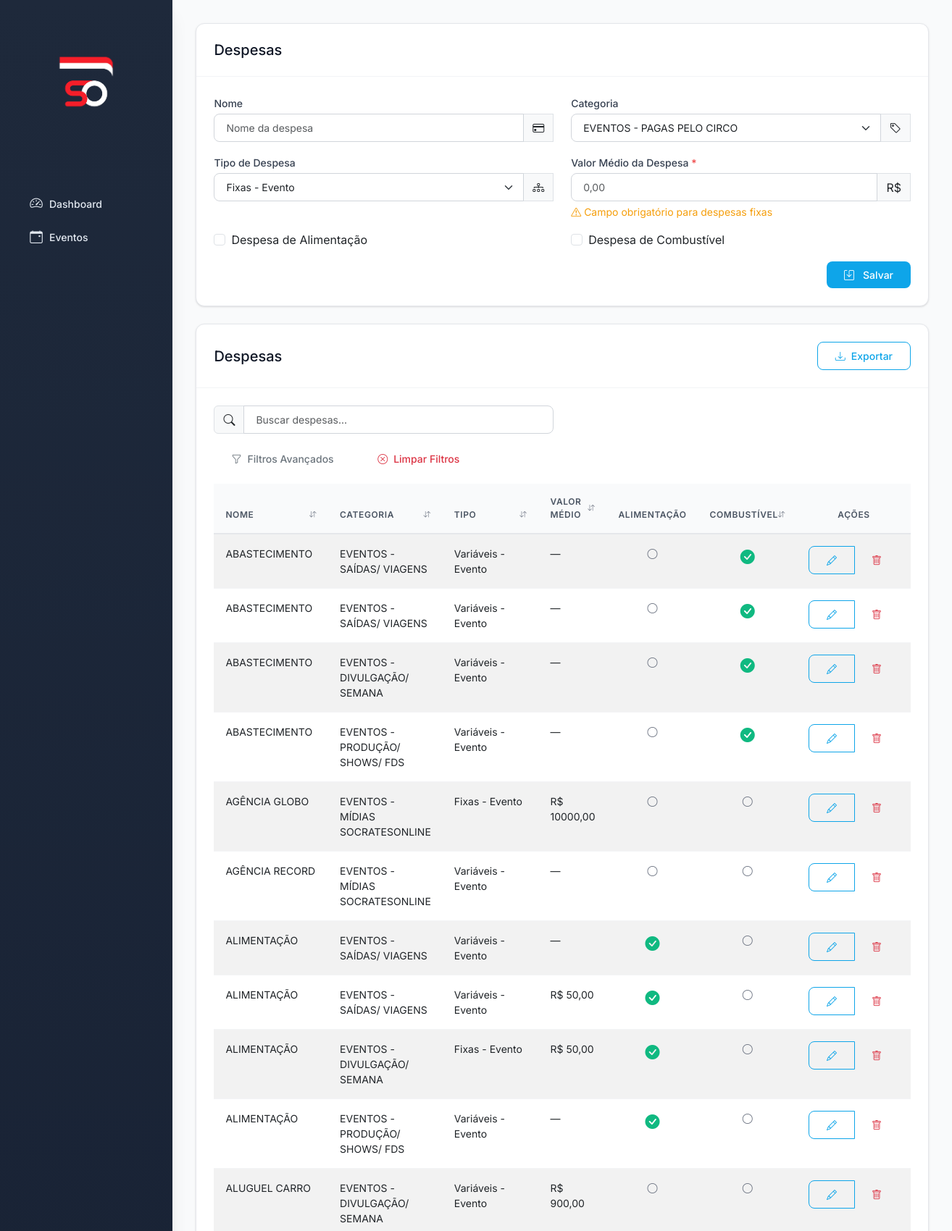
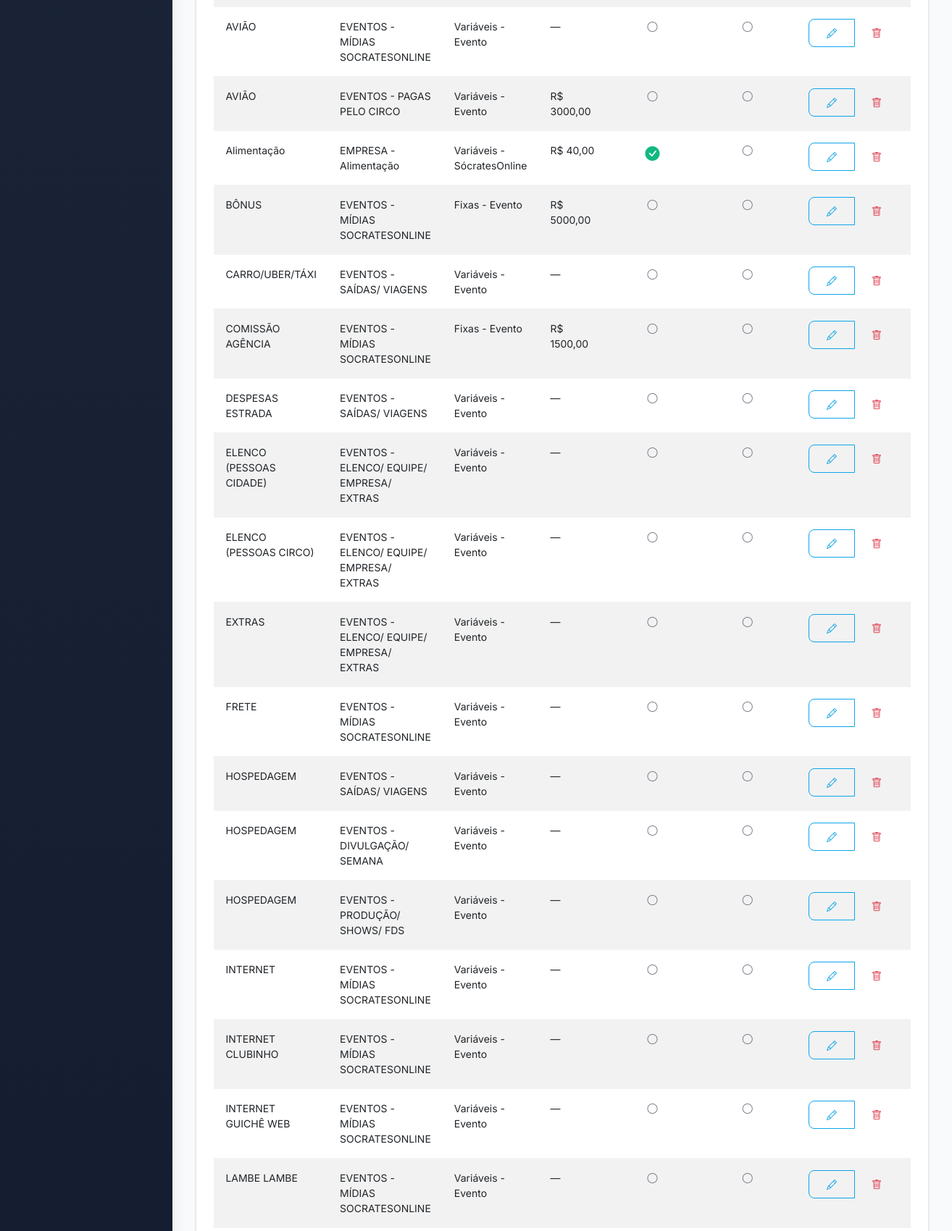
The page /cadastros/despesas (upper part) on the database its author committed (2 pictures, top to bottom).
### models.py (models this page shows, shortened)
class Despesa(db.Model):
    __tablename__ = 'despesa'
    id_despesa = db.Column(db.Integer, primary_key=True)
    nome = db.Column(db.String, nullable=False)
    id_categoria_despesa = db.Column(db.Integer, db.ForeignKey('categoria_despesa.id_categoria_despesa'))
    id_tipo_despesa = db.Column(db.Integer, nullable=False, default=1)  # 1=Fixas-Evento, 2=Variáveis-Evento, 3=Fixas-SócratesOnline, 4=Variáveis-SócratesOnline
    valor_medio_despesa = db.Column(db.Numeric(10, 2))
    flag_alimentacao = db.Column(db.Boolean, nullable=False, default=False)
    flag_combustivel = db.Column(db.Boolean, nullable=False, default=False)
    despesa_eventos = db.relationship('DespesaEvento', back_populates='despesa')
    @property
    def tipo_nome(self):
        return TIPOS_DESPESA.get(self.id_tipo_despesa, 'Tipo não definido')

class CategoriaDespesa(db.Model):
    __tablename__ = 'categoria_despesa'
    id_categoria_despesa = db.Column(db.Integer, primary_key=True)
    nome = db.Column(db.String, nullable=False)
    despesas = db.relationship('Despesa', backref='categoria')

### app.py (the view, shortened to what this page needs)
@app.route('/cadastros/despesas', methods=['GET', 'POST'])
def cadastrar_despesa():
    categorias_existentes = CategoriaDespesa.query.all()
    if not categorias_existentes:
        flash('É necessário cadastrar pelo menos uma categoria de despesa antes de cadastrar despesas.', 'warning')
        return redirect(url_for('cadastrar_categoria_despesa'))
    form = DespesaForm()
    form.id_categoria_despesa.choices = [(c.id_categoria_despesa, c.nome) for c in categorias_existentes]
    despesas = Despesa.query.order_by(Despesa.nome).all()
    return render_template('despesas.html', form=form, despesas=despesas)

### forms.py (shortened to what this page needs)
class DespesaForm(FlaskForm):
    nome = StringField('Nome', validators=[InputRequired()])
    id_categoria_despesa = SelectField('Categoria', coerce=int)
    id_tipo_despesa = SelectField('Tipo de Despesa', coerce=int, choices=[
        (1, 'Fixas - Evento'),
        (2, 'Variáveis - Evento'),
        (3, 'Fixas - SócratesOnline'),
        (4, 'Variáveis - SócratesOnline')
    ], validators=[InputRequired()])
    valor_medio_despesa = StringField('Valor Médio da Despesa')
    flag_alimentacao = BooleanField('Despesa de Alimentação', default=False)
    flag_combustivel = BooleanField('Despesa de Combustível', default=False)

### templates/despesas.html (shortened to what this page needs)
{% extends 'base.html' %}
{% block content %}
{% if not form.id_categoria_despesa.choices or form.id_categoria_despesa.choices|length == 0 %}
<div class="alert alert-warning d-flex align-items-center" role="alert">
    <i class="bi bi-exclamation-triangle-fill me-2"></i>
    <div>
        <strong>Atenção!</strong> É necessário cadastrar pelo menos uma categoria de despesa antes de poder cadastrar despesas.
        <a href="{{ url_for('cadastrar_categoria_despesa') }}" class="btn btn-sm btn-outline-warning ms-2">
            <i class="bi bi-plus me-1"></i>Cadastrar Categoria
        </a>
    </div>
</div>
{% else %}
<div class="card mb-4">
    <div class="card-header d-flex justify-content-between align-items-center">
        <h5 class="mb-0">Despesas</h5>
    </div>
    <div class="card-body">
        <form method="POST" class="needs-validation" novalidate>
            <div class="row">
                <div class="col-md-6 mb-3">
                    {{ form.nome.label(class="form-label") }}
                    <div class="input-group">
                        {{ form.nome(class="form-control", placeholder="Nome da despesa", required=true) }}
                        <span class="input-group-text"><i class="bi bi-credit-card"></i></span>
                    </div>
                </div>
                <div class="col-md-6 mb-3">
                    {{ form.id_categoria_despesa.label(class="form-label") }}
                    <div class="input-group">
                        {{ form.id_categoria_despesa(class="form-select", required=true) }}
                        <span class="input-group-text"><i class="bi bi-tag"></i></span>
                    </div>
                </div>
            </div>
            <div class="row">
                <div class="col-md-6 mb-3">
                    {{ form.id_tipo_despesa.label(class="form-label") }}
                    <div class="input-group">
                        {{ form.id_tipo_despesa(class="form-select", required=true, id="id_tipo_despesa") }}
                        <span class="input-group-text"><i class="bi bi-diagram-3"></i></span>
                    </div>
                </div>
                <div class="col-md-6 mb-3">
                    <label for="valor_medio_despesa" class="form-label">
                        Valor Médio da Despesa
                        <span class="text-danger" id="required-indicator" style="display: none;">*</span>
                    </label>
                    <div class="input-group">
                        {{ form.valor_medio_despesa(class="form-control", placeholder="0,00", id="valor_medio_despesa") }}
                        <span class="input-group-text">R$</span>
                    </div>
                    <div class="form-text">
                        <span id="valor-required-text" style="display: none;" class="text-warning">
                            <i class="bi bi-exclamation-triangle"></i> Campo obrigatório para despesas fixas
                        </span>
                    </div>
                </div>
            </div>
            <div class="row">
                <div class="col-md-6 mb-3">
                    <div class="form-check">
                        {{ form.flag_alimentacao(class="form-check-input") }}
                        {{ form.flag_alimentacao.label(class="form-check-label") }}
                    </div>
                </div>
                <div class="col-md-6 mb-3">
                    <div class="form-check">
                        {{ form.flag_combustivel(class="form-check-input") }}
                        {{ form.flag_combustivel.label(class="form-check-label") }}
                    </div>
                </div>
            </div>
            <div class="d-flex justify-content-end">
                <button type="submit" class="btn btn-primary">
                    <i class="bi bi-save me-2"></i>Salvar
                </button>
            </div>
        </form>
    </div>
</div>
{% endif %}
<div class="card">
    <div class="card-header d-flex justify-content-between align-items-center">
        <h5 class="mb-0">Despesas</h5>
        <div>
            <button class="btn btn-sm btn-outline-primary" id="btnExportar">
                <i class="bi bi-download me-1"></i>Exportar
            </button>
        </div>
    </div>
    <div class="card-body">
        {% if despesas %}
        <div class="row mb-3">
            <div class="col-md-6">
                <div class="input-group">
                    <span class="input-group-text"><i class="bi bi-search"></i></span>
                    <input type="text" class="form-control" id="searchInput" placeholder="Buscar despesas..." onkeyup="searchTable()">
                </div>
            </div>
        </div>
        <div class="table-responsive">
            <table class="table table-hover table-striped sortable-table" id="despesasTable">
                <thead>
                    <tr>
                        <th>Nome</th>
                        <th>Categoria</th>
                        <th>Tipo</th>
                        <th>Valor Médio</th>
                        <th class="text-center">Alimentação</th>
                        <th class="text-center">Combustível</th>
                        <th class="text-center no-sort" style="width: 150px;">Ações</th>
                    </tr>
                </thead>
                <tbody>
                    {% for d in despesas %}
                    <tr>
                        <td>{{ d.nome }}</td>
                        <td>{{ d.categoria.nome if d.categoria else '—' }}</td>
                        <td>{{ d.tipo_nome }}</td>
                        <td>
                            {% if d.valor_medio_despesa %}
                                R$ {{ "%.2f"|format(d.valor_medio_despesa)|replace('.', ',') }}
                            {% else %}
                                —
                            {% endif %}
                        </td>
                        <td class="text-center">
                            {% if d.flag_alimentacao %}
                                <i class="bi bi-check-circle-fill text-success fs-5" title="Despesa de Alimentação"></i>
                            {% else %}
                                <i class="bi bi-circle text-muted" title="Não é despesa de alimentação"></i>
                            {% endif %}
                        </td>
                        <td class="text-center">
                            {% if d.flag_combustivel %}
                                <i class="bi bi-check-circle-fill text-success fs-5" title="Despesa de Combustível"></i>
                            {% else %}
                                <i class="bi bi-circle text-muted" title="Não é despesa de combustível"></i>
                            {% endif %}
                        </td>
                        <td class="text-center">
                            <div class="btn-group" role="group">
                                <a href="{{ url_for('editar_despesa', id=d.id_despesa) }}" class="btn btn-sm btn-outline-primary" title="Editar">
                                    <i class="bi bi-pencil"></i>
                                </a>
                                <a href="{{ url_for('excluir_despesa', id=d.id_despesa) }}" class="btn btn-sm btn-outline-danger"
                                   onclick="return confirm('Tem certeza que deseja excluir esta despesa?')" title="Excluir">
                                    <i class="bi bi-trash"></i>
                                </a>
                            </div>
                        </td>
                    </tr>
                    {% endfor %}
                </tbody>
            </table>
        </div>
        {% else %}
        <div class="alert alert-info">
            <i class="bi bi-info-circle me-2"></i>Nenhuma despesa cadastrada.
        </div>
        {% endif %}
    </div>
</div>
{% endblock %}

### static/style-modern.css (style rules this page uses)
:root { --primary-900: #0f172a; --primary-800: #1e293b; --primary-700: #334155; --primary-600: #475569; --primary-500: #64748b; --primary-400: #94a3b8; --primary-300: #cbd5e1; --primary-200: #e2e8f0; --primary-100: #f1f5f9; --primary-50: #f8fafc; --accent: #0ea5e9; --accent-light: #38bdf8; --accent-dark: #0284c7; --accent-50: #f0f9ff; --accent-100: #e0f2fe; --gray-50: #f9fafb; --gray-100: #f3f4f6; --gray-200: #e5e7eb; --gray-300: #d1d5db; --gray-400: #9ca3af; --gray-500: #6b7280; --gray-600: #4b5563; --gray-700: #374151; --gray-800: #1f2937; --gray-900: #111827; --success-light: #d1fae5; --success: #10b981; --success-dark: #059669; --warning-light: #fed7aa; --warning: #f59e0b; --warning-dark: #d97706; --danger-light: #fee2e2; --danger: #ef4444; --danger-dark: #dc2626; --info-light: #dbeafe; --info: #3b82f6; --info-dark: #2563eb; --spacing-xs: 0.25rem; --spacing-sm: 0.5rem; --spacing-md: 1rem; --spacing-lg: 1.5rem; --spacing-xl: 2rem; --spacing-2xl: 3rem; --font-sans: 'Inter', -apple-system, BlinkMacSystemFont, 'Segoe UI', 'Roboto', sans-serif; --font-size-xs: 0.75rem; --font-size-sm: 0.875rem; --font-size-base: 1rem; --font-size-lg: 1.125rem; --font-size-xl: 1.25rem; --font-size-2xl: 1.5rem; --font-size-3xl: 1.875rem; --radius-sm: 0.375rem; --radius-md: 0.5rem; --radius-lg: 0.75rem; --radius-xl: 1rem; --radius-2xl: 1.5rem; --radius-full: 9999px; --shadow-xs: 0 1px 2px 0 rgb(0 0 0 / 0.05); --shadow-sm: 0 1px 3px 0 rgb(0 0 0 / 0.1), 0 1px 2px -1px rgb(0 0 0 / 0.1); --shadow-md: 0 4px 6px -1px rgb(0 0 0 / 0.1), 0 2px 4px -2px rgb(0 0 0 / 0.1); --shadow-lg: 0 10px 15px -3px rgb(0 0 0 / 0.1), 0 4px 6px -4px rgb(0 0 0 / 0.1); --shadow-xl: 0 20px 25px -5px rgb(0 0 0 / 0.1), 0 8px 10px -6px rgb(0 0 0 / 0.1); --transition-fast: 150ms cubic-bezier(0.4, 0, 0.2, 1); --transition-base: 250ms cubic-bezier(0.4, 0, 0.2, 1); --transition-slow: 350ms cubic-bezier(0.4, 0, 0.2, 1); --z-base: 0; --z-dropdown: 10; --z-sticky: 20; --z-fixed: 30; --z-modal-backdrop: 40; --z-modal: 50; --z-popover: 60; --z-tooltip: 70; }
* { box-sizing: border-box; }
body { font-family: var(--font-sans); font-size: var(--font-size-base); line-height: 1.5; color: var(--gray-700); background-color: var(--gray-50); -webkit-font-smoothing: antialiased; -moz-osx-font-smoothing: grayscale; }
.card { background: white; border: 1px solid var(--gray-200); border-radius: var(--radius-lg); box-shadow: var(--shadow-sm); margin-bottom: var(--spacing-lg); transition: all var(--transition-base); }
.card-header { background: transparent; border-bottom: 1px solid var(--gray-100); padding: var(--spacing-lg); font-weight: 600; font-size: var(--font-size-lg); color: var(--gray-900); }
.card-body { padding: var(--spacing-lg); }
.btn { padding: var(--spacing-sm) var(--spacing-lg); border-radius: var(--radius-md); font-weight: 500; font-size: var(--font-size-sm); transition: all var(--transition-fast); border: none; display: inline-flex; align-items: center; gap: var(--spacing-xs); cursor: pointer; }
.btn-primary { background-color: var(--accent); color: white; }
.btn-outline-primary { background-color: transparent; color: var(--accent); border: 1.5px solid var(--accent); }
.form-control, .form-select { border: 1.5px solid var(--gray-300); border-radius: var(--radius-md); padding: var(--spacing-sm) var(--spacing-md); font-size: var(--font-size-sm); transition: all var(--transition-fast); background-color: white; }
.form-label { font-weight: 500; color: var(--gray-700); margin-bottom: var(--spacing-xs); font-size: var(--font-size-sm); }
.table { border-collapse: separate; border-spacing: 0; }
.table thead th { background-color: var(--gray-50); font-weight: 600; text-transform: uppercase; font-size: var(--font-size-xs); letter-spacing: 0.05em; color: var(--gray-600); padding: var(--spacing-md); border-bottom: 2px solid var(--gray-200); }
.table tbody td { padding: var(--spacing-md); border-bottom: 1px solid var(--gray-100); font-size: var(--font-size-sm); }
.text-success { color: var(--success) !important; }
.text-danger { color: var(--danger) !important; }
.text-warning { color: var(--warning) !important; }
.text-muted { color: var(--gray-500) !important; }

### rows shown on the page
Despesa: nome "ABASTECIMENTO", categoria "EVENTOS - SAÍDAS/ VIAGENS", tipo_nome "Variáveis - Evento", flag_alimentacao False (drawn), flag_combustivel True (drawn)
Despesa: nome "ABASTECIMENTO", categoria "EVENTOS - SAÍDAS/ VIAGENS", tipo_nome "Variáveis - Evento", flag_alimentacao False (drawn), flag_combustivel True (drawn)
Despesa: nome "ABASTECIMENTO", categoria "EVENTOS - DIVULGAÇÃO/ SEMANA", tipo_nome "Variáveis - Evento", flag_alimentacao False (drawn), flag_combustivel True (drawn)
Despesa: nome "ABASTECIMENTO", categoria "EVENTOS - PRODUÇÃO/ SHOWS/ FDS", tipo_nome "Variáveis - Evento", flag_alimentacao False (drawn), flag_combustivel True (drawn)
Despesa: nome "AGÊNCIA GLOBO", categoria "EVENTOS - MÍDIAS SOCRATESONLINE", tipo_nome "Fixas - Evento", valor_medio_despesa "10000,00", flag_alimentacao False (drawn), flag_combustivel False (drawn)
Despesa: nome "AGÊNCIA RECORD", categoria "EVENTOS - MÍDIAS SOCRATESONLINE", tipo_nome "Variáveis - Evento", flag_alimentacao False (drawn), flag_combustivel False (drawn)
Despesa: nome "ALIMENTAÇÃO", categoria "EVENTOS - SAÍDAS/ VIAGENS", tipo_nome "Variáveis - Evento", flag_alimentacao True (drawn), flag_combustivel False (drawn)
Despesa: nome "ALIMENTAÇÃO", categoria "EVENTOS - SAÍDAS/ VIAGENS", tipo_nome "Variáveis - Evento", valor_medio_despesa "50,00", flag_alimentacao True (drawn), flag_combustivel False (drawn)
Despesa: nome "ALIMENTAÇÃO", categoria "EVENTOS - DIVULGAÇÃO/ SEMANA", tipo_nome "Fixas - Evento", valor_medio_despesa "50,00", flag_alimentacao True (drawn), flag_combustivel False (drawn)
Despesa: nome "ALIMENTAÇÃO", categoria "EVENTOS - PRODUÇÃO/ SHOWS/ FDS", tipo_nome "Variáveis - Evento", flag_alimentacao True (drawn), flag_combustivel False (drawn)
Despesa: nome "ALUGUEL CARRO", categoria "EVENTOS - DIVULGAÇÃO/ SEMANA", tipo_nome "Variáveis - Evento", valor_medio_despesa "900,00", flag_alimentacao False (drawn), flag_combustivel False (drawn)
Despesa: nome "AVIÃO", categoria "EVENTOS - MÍDIAS SOCRATESONLINE", tipo_nome "Variáveis - Evento", flag_alimentacao False (drawn), flag_combustivel False (drawn)
Despesa: nome "AVIÃO", categoria "EVENTOS - PAGAS PELO CIRCO", tipo_nome "Variáveis - Evento", valor_medio_despesa "3000,00", flag_alimentacao False (drawn), flag_combustivel False (drawn)
Despesa: nome "Alimentação", categoria "EMPRESA - Alimentação", tipo_nome "Variáveis - SócratesOnline", valor_medio_despesa "40,00", flag_alimentacao True (drawn), flag_combustivel False (drawn)
Despesa: nome "BÔNUS", categoria "EVENTOS - MÍDIAS SOCRATESONLINE", tipo_nome "Fixas - Evento", valor_medio_despesa "5000,00", flag_alimentacao False (drawn), flag_combustivel False (drawn)
Despesa: nome "CARRO/UBER/TÁXI", categoria "EVENTOS - SAÍDAS/ VIAGENS", tipo_nome "Variáveis - Evento", flag_alimentacao False (drawn), flag_combustivel False (drawn)
Despesa: nome "COMISSÃO AGÊNCIA", categoria "EVENTOS - MÍDIAS SOCRATESONLINE", tipo_nome "Fixas - Evento", valor_medio_despesa "1500,00", flag_alimentacao False (drawn), flag_combustivel False (drawn)
Despesa: nome "DESPESAS ESTRADA", categoria "EVENTOS - SAÍDAS/ VIAGENS", tipo_nome "Variáveis - Evento", flag_alimentacao False (drawn), flag_combustivel False (drawn)
Despesa: nome "ELENCO (PESSOAS CIDADE)", categoria "EVENTOS - ELENCO/ EQUIPE/ EMPRESA/ EXTRAS", tipo_nome "Variáveis - Evento", flag_alimentacao False (drawn), flag_combustivel False (drawn)
Despesa: nome "ELENCO (PESSOAS CIRCO)", categoria "EVENTOS - ELENCO/ EQUIPE/ EMPRESA/ EXTRAS", tipo_nome "Variáveis - Evento", flag_alimentacao False (drawn), flag_combustivel False (drawn)
Despesa: nome "EXTRAS", categoria "EVENTOS - ELENCO/ EQUIPE/ EMPRESA/ EXTRAS", tipo_nome "Variáveis - Evento", flag_alimentacao False (drawn), flag_combustivel False (drawn)
Despesa: nome "FRETE", categoria "EVENTOS - MÍDIAS SOCRATESONLINE", tipo_nome "Variáveis - Evento", flag_alimentacao False (drawn), flag_combustivel False (drawn)
Despesa: nome "HOSPEDAGEM", categoria "EVENTOS - SAÍDAS/ VIAGENS", tipo_nome "Variáveis - Evento", flag_alimentacao False (drawn), flag_combustivel False (drawn)
Despesa: nome "HOSPEDAGEM", categoria "EVENTOS - DIVULGAÇÃO/ SEMANA", tipo_nome "Variáveis - Evento", flag_alimentacao False (drawn), flag_combustivel False (drawn)
Despesa: nome "HOSPEDAGEM", categoria "EVENTOS - PRODUÇÃO/ SHOWS/ FDS", tipo_nome "Variáveis - Evento", flag_alimentacao False (drawn), flag_combustivel False (drawn)
Despesa: nome "INTERNET", categoria "EVENTOS - MÍDIAS SOCRATESONLINE", tipo_nome "Variáveis - Evento", flag_alimentacao False (drawn), flag_combustivel False (drawn)
Despesa: nome "INTERNET CLUBINHO", categoria "EVENTOS - MÍDIAS SOCRATESONLINE", tipo_nome "Variáveis - Evento", flag_alimentacao False (drawn), flag_combustivel False (drawn)
Despesa: nome "INTERNET GUICHÊ WEB", categoria "EVENTOS - MÍDIAS SOCRATESONLINE", tipo_nome "Variáveis - Evento", flag_alimentacao False (drawn), flag_combustivel False (drawn)
Despesa: nome "LAMBE LAMBE", categoria "EVENTOS - MÍDIAS SOCRATESONLINE", tipo_nome "Variáveis - Evento", flag_alimentacao False (drawn), flag_combustivel False (drawn)
